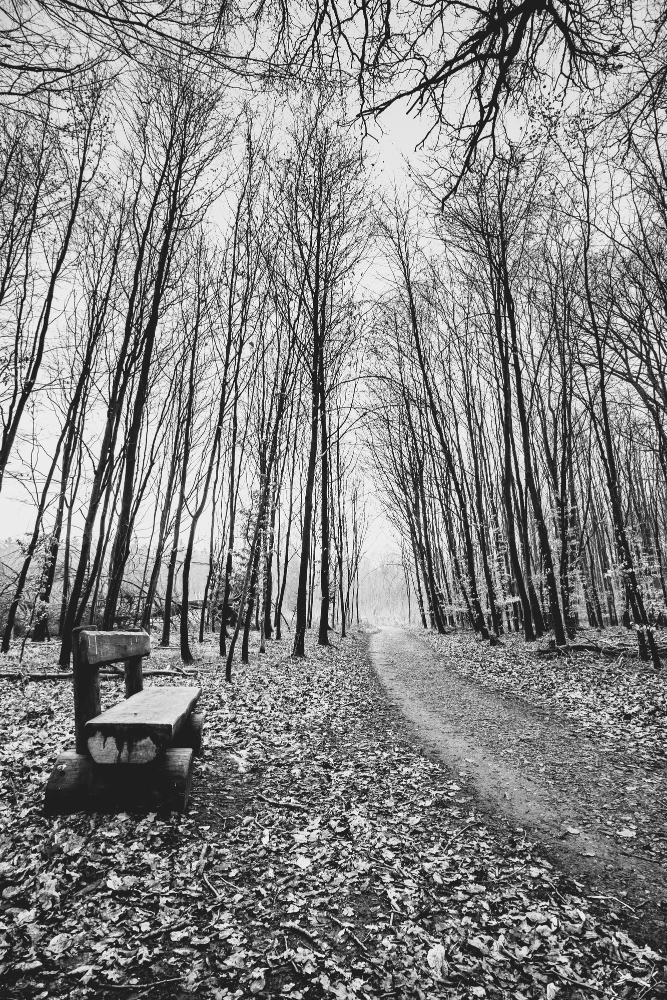
#> input picture HW2/grayscale_image.jpg, 667 x 1000 px
$ python Q08.py
#> lines starting #> are read from the running program, lines starting #| are printed output that depends on the picture; after the words box and inside, x2 and y2 are one past the last pixel; in counts of white or black regions, pixels touching at a corner belong together
import cv2


def extract_msb_plane(image_path):
    # 1. Read the image in Grayscale (8-bit)
#> called with image_path = 'grayscale_image.jpg'
    img = cv2.imread(image_path, 0)
#> img is the input picture: shape (1000, 667); min 1, max 255, mean 134.2

    if img is None:
        print("Error: Could not load image.")
        return

    # 2. Extract the MSB
    # Bitwise right shift by 7 positions.
    msb_binary = img >> 7
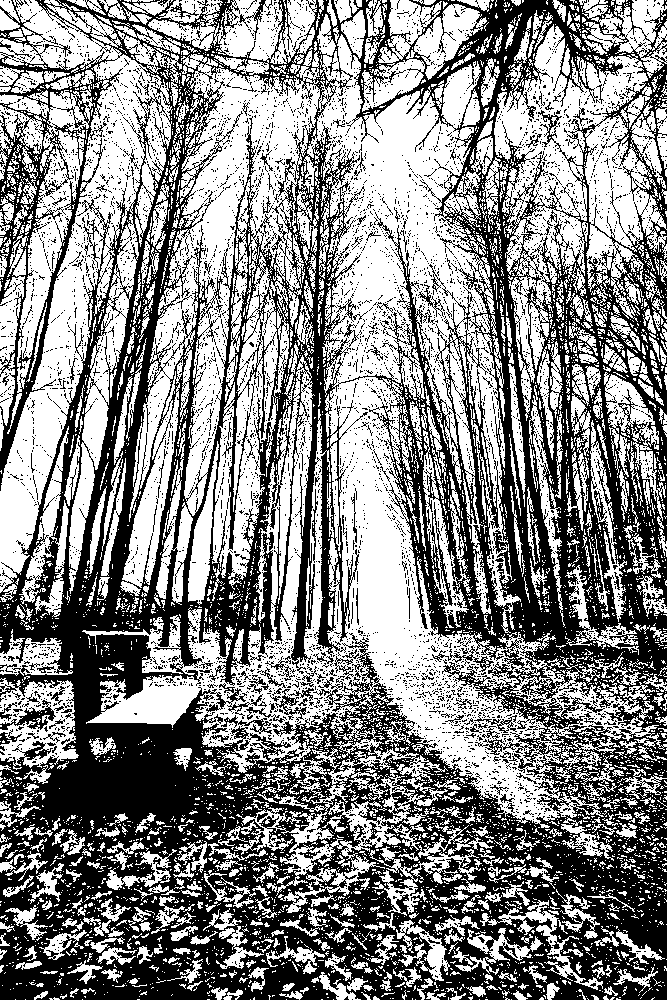
#> msb_binary: shape (1000, 667); values 0 (black) and 1 (white), 53.5% white; 6329 black regions (6174 under 20 px), largest, box (x1, y1, x2, y2) and area: (0, 0, 667, 1000) 286215, (0, 700, 56, 730) 527, (247, 733, 291, 761) 318

    # 3. Scale for Visualization
    # The values are currently 0 or 1, which would be invisible on a screen.
    # Multiply by 255 to map 0 -> 0 (Black) and 1 -> 255 (White).
    msb_visual = msb_binary * 255

    # 4. Display the results
    cv2.imshow('Original Image', img)
    cv2.imshow('MSB Plane (8th Bit)', msb_visual.astype('uint8'))

    print("Displaying Original Image and MSB Plane...")
    cv2.waitKey(0)
    cv2.destroyAllWindows()


if __name__ == "__main__":

    extract_msb_plane('grayscale_image.jpg')
